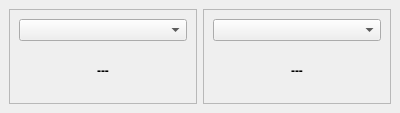
<?xml version="1.0" encoding="UTF-8"?>
<ui version="4.0">
 <class>CompassDockWidgetBase</class>
 <widget class="QDockWidget" name="CompassDockWidgetBase">
  <property name="geometry">
   <rect>
    <x>0</x>
    <y>0</y>
    <width>400</width>
    <height>113</height>
   </rect>
  </property>
  <property name="windowIcon">
   <iconset>
    <normaloff>:/plugins/PosiView/icon.png</normaloff>:/plugins/PosiView/icon.png</iconset>
  </property>
  <property name="windowTitle">
   <string>PosiView Compass</string>
  </property>
  <widget class="QWidget" name="dockWidgetContents">
   <layout class="QVBoxLayout" name="verticalLayout">
    <item>
     <layout class="QHBoxLayout" name="horizontalLayout">
      <item>
       <widget class="QFrame" name="frame_1">
        <property name="frameShape">
         <enum>QFrame::StyledPanel</enum>
        </property>
        <property name="frameShadow">
         <enum>QFrame::Raised</enum>
        </property>
        <layout class="QVBoxLayout" name="verticalLayout_1">
         <item>
          <widget class="QComboBox" name="comboBoxSource">
           <property name="sizeAdjustPolicy">
            <enum>QComboBox::AdjustToMinimumContentsLength</enum>
           </property>
          </widget>
         </item>
         <item>
          <widget class="QLabel" name="labelSourceHeading">
           <property name="font">
            <font>
             <weight>75</weight>
             <bold>true</bold>
            </font>
           </property>
           <property name="text">
            <string>---</string>
           </property>
           <property name="alignment">
            <set>Qt::AlignCenter</set>
           </property>
          </widget>
         </item>
        </layout>
       </widget>
      </item>
      <item>
       <widget class="QFrame" name="frame_2">
        <property name="frameShape">
         <enum>QFrame::StyledPanel</enum>
        </property>
        <property name="frameShadow">
         <enum>QFrame::Raised</enum>
        </property>
        <layout class="QVBoxLayout" name="verticalLayout_2">
         <item>
          <widget class="QComboBox" name="comboBoxTarget">
           <property name="sizeAdjustPolicy">
            <enum>QComboBox::AdjustToMinimumContentsLength</enum>
           </property>
          </widget>
         </item>
         <item>
          <widget class="QLabel" name="labelTargetHeading">
           <property name="font">
            <font>
             <weight>75</weight>
             <bold>true</bold>
            </font>
           </property>
           <property name="text">
            <string>---</string>
           </property>
           <property name="alignment">
            <set>Qt::AlignCenter</set>
           </property>
          </widget>
         </item>
        </layout>
       </widget>
      </item>
     </layout>
    </item>
   </layout>
  </widget>
 </widget>
 <resources/>
 <connections/>
</ui>
